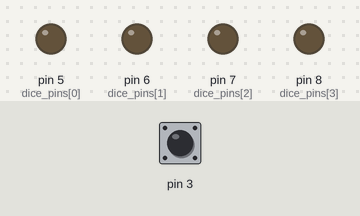
The sketch below on a simulated Arduino Uno, built with avr-gcc and run on an emulated ATmega328P. Shown: output pins drawn as LEDs (lit = HIGH). Inputs (shaded band) come from the test bench; at power-on: pin 3 HIGH. Random numbers use the default seed unless the sketch sets one.

Above: at 1.2 s.
1.3 s: pin 3 pulled LOW for 0.15 s
At 2.6 s:
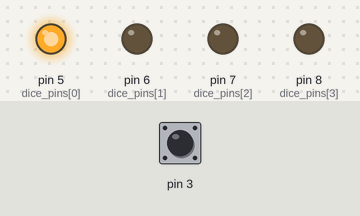
3.0 s: pin 3 pulled LOW for 1 s
At 4.4 s:
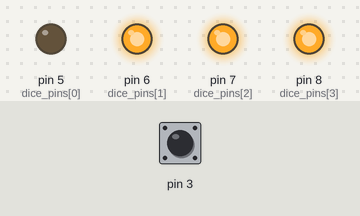
5.5 s: pin 3 pulled LOW for 0.15 s
At 6.9 s:
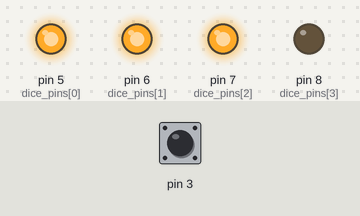
7.2 s: pin 3 pulled LOW for 3.2 s
At 8.0 s:
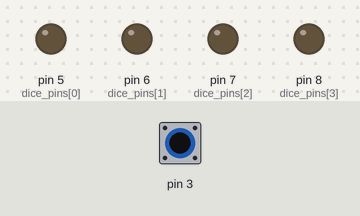
Timing chart, 0 to 11.9 s (numbered marks = the images above; inputs shaded):
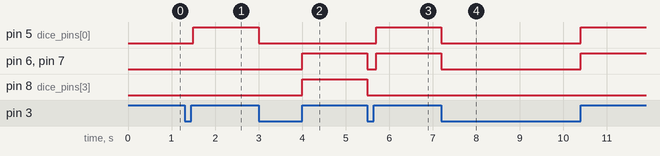

Measured:
- after the input at 1.3 s, pin 5 (dice_pins[0]): LOW → HIGH after 0.20 s
- after the input at 3.0 s, pin 5 (dice_pins[0]): HIGH → LOW at once; pin 6 (dice_pins[1]), pin 7 (dice_pins[2]), pin 8 (dice_pins[3]): LOW → HIGH after 1.0 s
- after the input at 5.5 s, pin 5 (dice_pins[0]): LOW → HIGH after 0.21 s; pin 6 (dice_pins[1]), pin 7 (dice_pins[2]): HIGH → LOW at once, → HIGH 0.20 s later; pin 8 (dice_pins[3]): HIGH → LOW at once
- after the input at 7.2 s, pin 5 (dice_pins[0]), pin 6 (dice_pins[1]), pin 7 (dice_pins[2]): HIGH → LOW at once, → HIGH 3.2 s later

The sketch:

Dice2.ino
```cpp
/*
 * Dice2 - Simple dice game
 *
 * Roll a single die with a capacitive touch sensor as input
 */

#include <CapacitiveSensor.h>

// enable capacitive sensing, use a button to ground (on SENSOR pin) otherwise
#define CAPACITIVE

#define SENSOR           1
#define SENSOR_THRESHOLD 100
#define DICE_SECTIONS    4

/*
 * Dice eyes (LED's) must be connected to the following pins to get
 * the correct patterns displayed:
 *
 *    6 . 7
 *    8 5 8
 *    7   6
 */
byte dice_pins[DICE_SECTIONS] = { 5,6,7,8 };

boolean dice_map[7][DICE_SECTIONS] = {
  { true,  false, false, false }, // ONE
  { false, true,  false, false }, // TWO
  { true,  true,  false, false }, // THREE
  { false, true,  true,  false }, // FOUR
  { true,  true,  true,  false }, // FIVE
  { false, true,  true,  true  }, // SIX
  { false, false, false, false }  // OFF
};

#define DISPLAY_OFF  6

boolean randomized = false;

#ifdef CAPACITIVE
CapacitiveSensor touch(2,3);
#endif


void display_pattern ( byte pattern )
{
  byte index;

  for ( index=0; index < DICE_SECTIONS; index++ ) {
    digitalWrite(dice_pins[index], ( dice_map[pattern][index] ? HIGH : LOW ) );
  }
}


void setup()
{
  byte index;

  for (index=0;index<DICE_SECTIONS;index++) {
    pinMode(dice_pins[index],OUTPUT);
    digitalWrite(dice_pins[index],LOW);
  }

#ifndef CAPACITIVE
  digitalWrite(SENSOR,HIGH); // enable internal pull-up
#endif
}


void loop()
{
#ifdef CAPACITIVE
  // only trigger if we have 3 consecutive readings
  while ( touch.capacitiveSensor(30) < SENSOR_THRESHOLD );
#else
  // wait for button to be pushed
  while(digitalRead(SENSOR) == HIGH);
  delay(10); // simpel debounce
  while(digitalRead(SENSOR) == HIGH); // simple debounce
 #endif

  // First touch initializes the randon generator, since the
  // moment the user first touches the button is quite random
  if ( ! randomized ) {
    randomSeed(micros());
    randomized=true;
  }

  display_pattern(DISPLAY_OFF);
  delay(200);  // minimum off time

#ifdef CAPACITIVE
  while(touch.capacitiveSensor(30) > SENSOR_THRESHOLD );
#else
  while (digitalRead(SENSOR)==LOW);
#endif

  display_pattern(random(6));

  delay(500);  // cheat prevention
}
```
